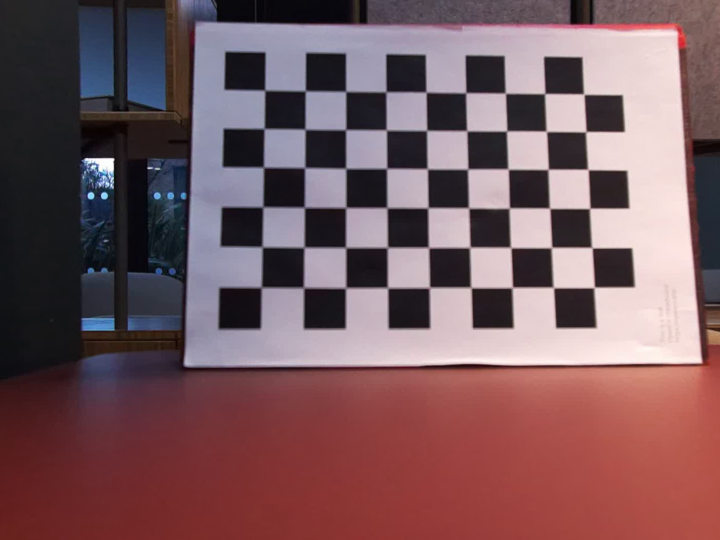
#> input picture peripheral_code/Reconstruct3DModelDevelopment/archive/stereo_matching/left_rectified.png, 1440 x 1080 px (shown at 1/2 size)
$ jupyter execute template_matching.ipynb
#> lines starting #> are read from the running program, lines starting #| are printed output that depends on the picture; after the words box and inside, x2 and y2 are one past the last pixel; in counts of white or black regions, pixels touching at a corner belong together
[cell 1]
import cv2

[cell 2]
frame = cv2.imread('left_rectified.png',0)
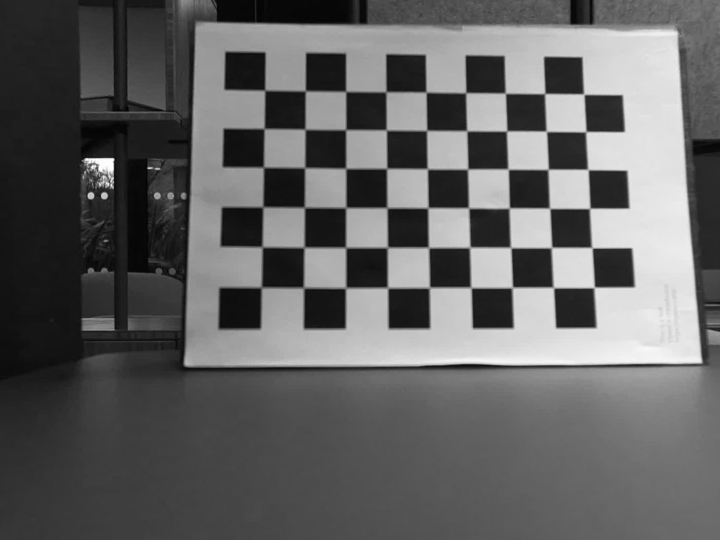
#> frame: shape (1080, 1440) (shown at 1/2 size); min 1, max 254, mean 98.6
res, corners = cv2.findChessboardCorners(frame, (9,6))
#> res = True; corners = 54 rows, first 8: [530, 181], [611, 182], [692, 183.5], [772.5, 184], [852.5, 184.5], [932, 186.5], [1011, 187], [1090, 188]

x1, y1 = int(corners[0][0][0]), int(corners[0][0][1]) # top left
#> x1 = 530; y1 = 181
x2, y2 = int(corners[8][0][0]), int(corners[8][0][1]) # top right
#> x2 = 1169; y2 = 190
x3, y3 = int(corners[-9][0][0]), int(corners[-9][0][1]) # bottom left
#> x3 = 522; y3 = 576
x4, y4 = int(corners[-1][0][0]), int(corners[-1][0][1]) # bottom right
#> x4 = 1188; y4 = 575


template = frame[y1: y4, x1:x4]
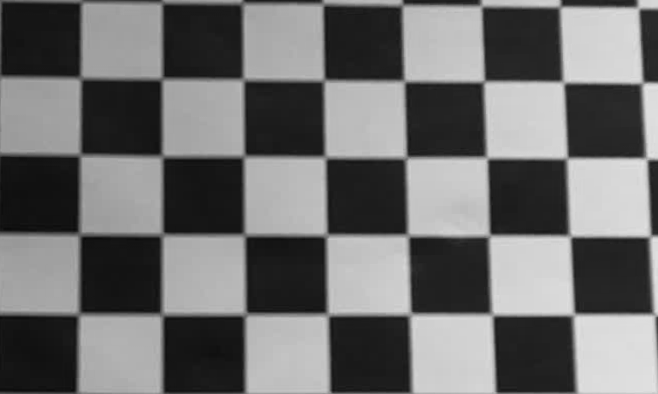
#> template: shape (394, 658); min 9, max 226, mean 110.5
target_scanline = frame[y1:y4,:]
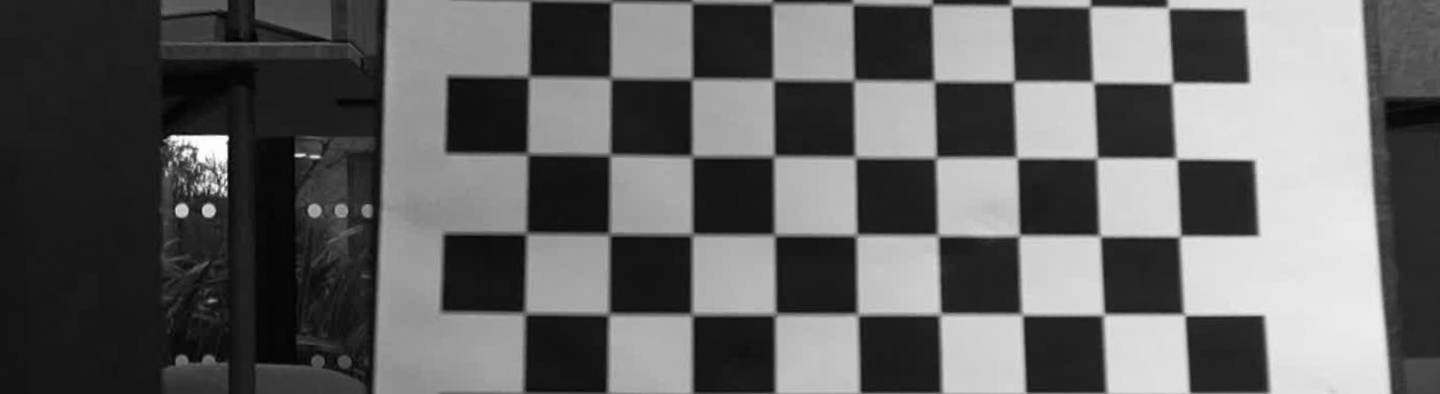
#> target_scanline: shape (394, 1440); min 1, max 254, mean 98.8

cv2.drawChessboardCorners(frame, (9,6), corners, res)
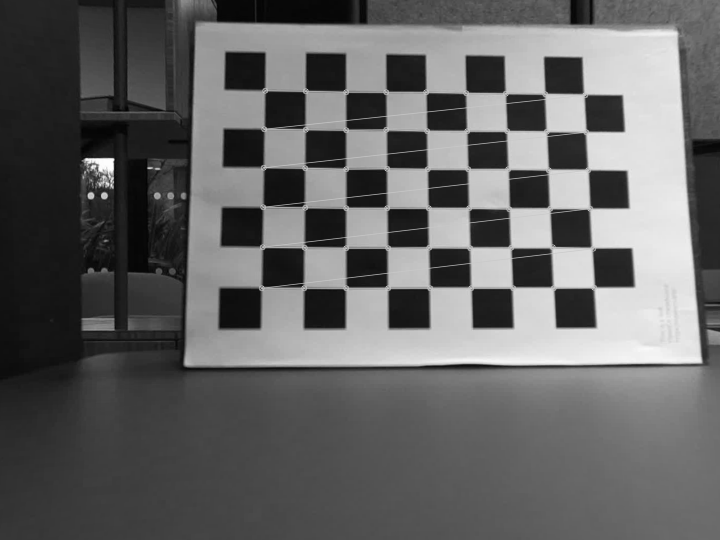
#> frame: shape (1080, 1440) (shown at 1/2 size); 1.57% of pixels changed, all inside (x1, y1, x2, y2) = (517, 175, 1195, 583)
# cv2.circle(frame, (x4, y4), 4, (255, 255, 255), 2, 2)
cv2.imshow("frame", frame)
cv2.imshow("template", template)
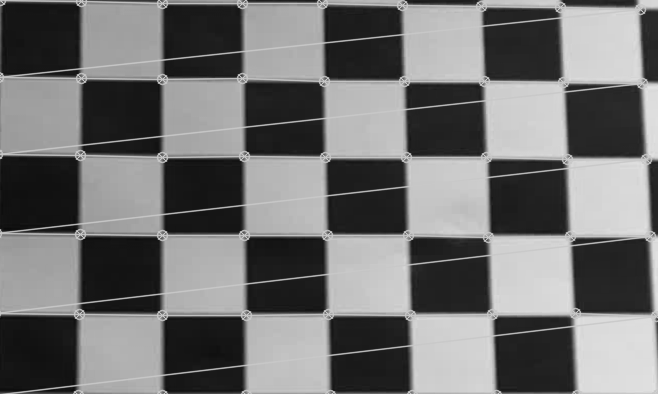
#> window 'template': shape (394, 658); min 10, max 226, mean 113.9
cv2.imshow('target_scanline', target_scanline)
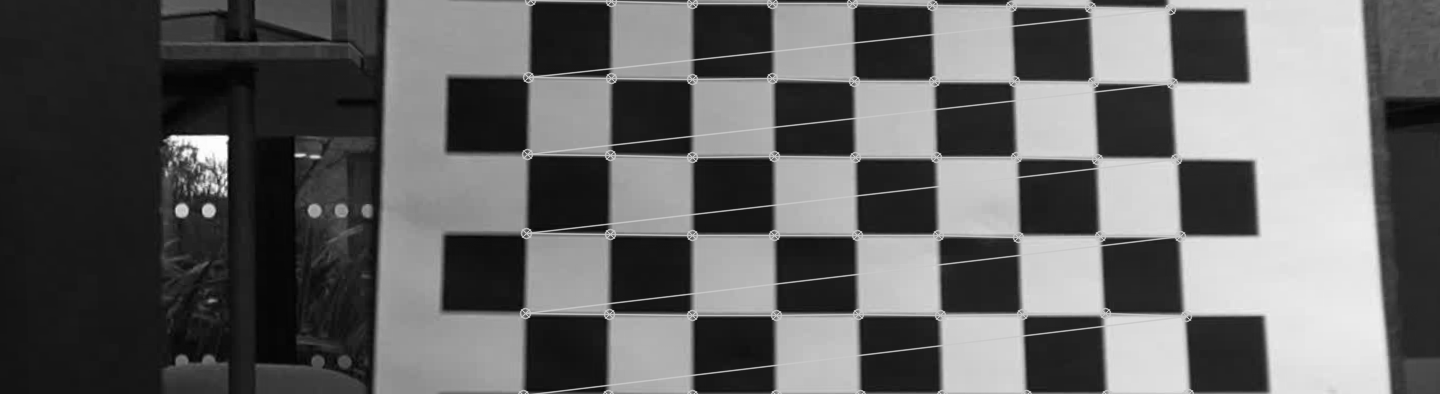
#> window 'target_scanline': shape (394, 1440); min 1, max 254, mean 100.4
cv2.waitKey(0)
cv2.destroyAllWindows()

[cell 3]
template.shape[::-1]
#> Out = (658, 394)

[cell 4]
# read input and template image
img = cv2.imread('right_rectified.png')
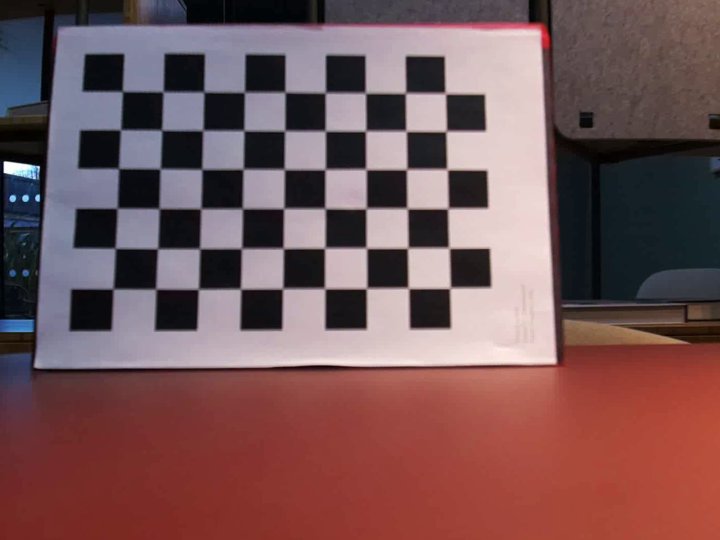
#> input picture peripheral_code/Reconstruct3DModelDevelopment/archive/stereo_matching/right_rectified.png, 1440 x 1080 px (shown at 1/2 size)
#> img is the input picture: shape (1080, 1440, 3); mean B, G, R 87.7, 85.7, 118.1
img_gray = cv2.cvtColor(img, cv2.COLOR_BGR2GRAY)
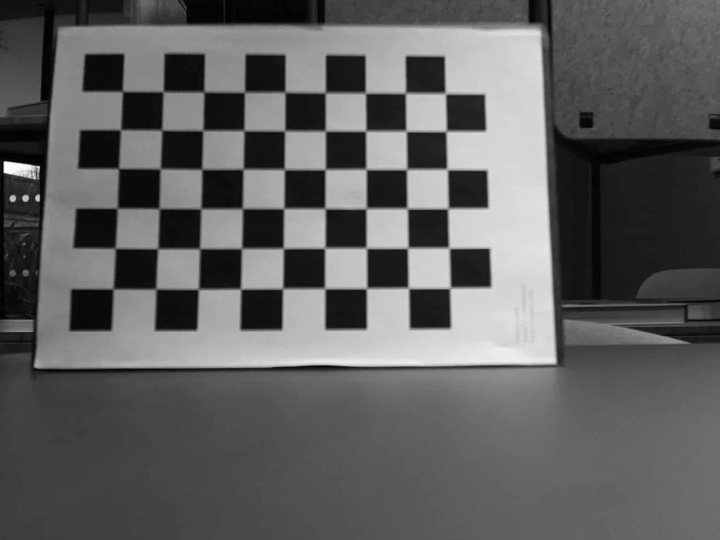
#> img_gray: shape (1080, 1440) (shown at 1/2 size); min 0, max 255, mean 95.6
target_scanline = img_gray[y1:y4,:]
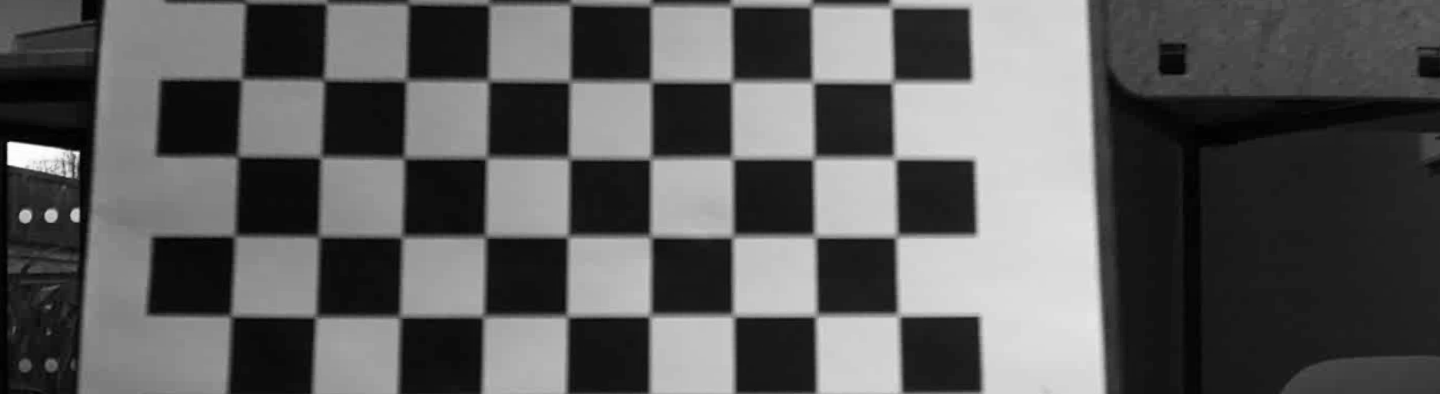
#> target_scanline: shape (394, 1440); min 0, max 255, mean 91.4

w, h = template.shape[::-1]
#> w = 658; h = 394

# Apply template Matching
res = cv2.matchTemplate(target_scanline,template,cv2.TM_SQDIFF)

# Find min/max value and location
min_val, max_val, min_loc, max_loc = cv2.minMaxLoc(res)
#> min_val = 283973824; max_val = 5.69e+09; min_loc = (244, 0); max_loc = (326, 0)

# If the method is TM_SQDIFF or TM_SQDIFF_NORMED,
# take minimum otherwise maximum
bottom_right = (min_loc[0] + w, min_loc[1] + h)
#> bottom_right = (902, 394)

# draw the rectangle
cv2.rectangle(img,(min_loc[0], y1), (bottom_right[0], y4), (0,0,255), 2)
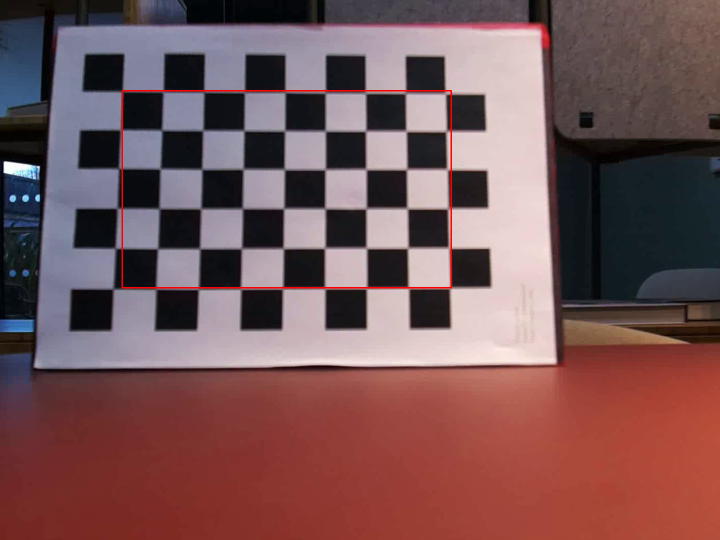
#> img: shape (1080, 1440, 3) (shown at 1/2 size); 0.41% of pixels changed, all inside (x1, y1, x2, y2) = (243, 180, 904, 577)

# Display the image
cv2.imshow('a', img)
cv2.waitKey(0)
cv2.destroyAllWindows()
